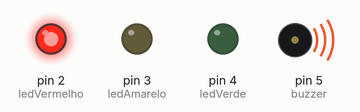
A sketch run on a simulated Arduino Uno, built with avr-gcc and run on an emulated ATmega328P. Shown: output pins drawn as LEDs (lit = HIGH), buzzer (waves = sounding).

Above: at 5.0 s.
At 10.2 s:
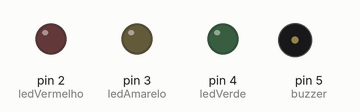
At 15.5 s:
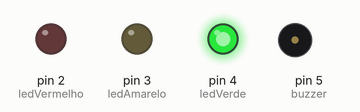
At 22.5 s:
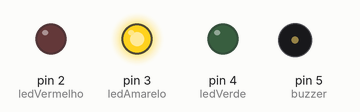
Timing chart, 0 to 31.9 s (numbered marks = the images above):
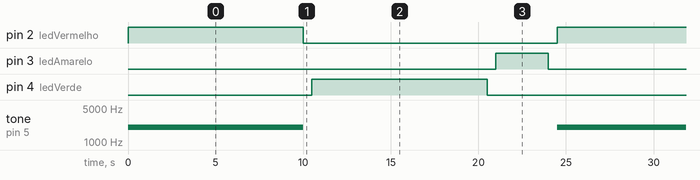

The sketch:

codigo.ino
```cpp
// C++ code
//
const int ledVermelho = 2;
const int ledAmarelo = 3;
const int ledVerde = 4;

const int buzzer = 5;

void setup()
{
  pinMode(ledVermelho, OUTPUT);
  pinMode(ledAmarelo, OUTPUT);
  pinMode(ledVerde, OUTPUT);
  pinMode(buzzer, OUTPUT);

}

void loop()
{
  digitalWrite(ledVermelho, HIGH);
  tone(buzzer,2000);
  delay(10000);
  digitalWrite(ledVermelho, LOW);
  noTone(buzzer);
  delay(500);

  digitalWrite(ledVerde, HIGH);
  delay(10000);
  digitalWrite(ledVerde, LOW);
  delay(500);

  digitalWrite(ledAmarelo, HIGH);
  delay(3000);
  digitalWrite(ledAmarelo, LOW);
  delay(500);
}
```

Measured:
- by itself, pin 2 (ledVermelho), pin 4 (ledVerde): alternates HIGH for 10.0 s and LOW for 14.5 s
- by itself, pin 3 (ledAmarelo): alternates HIGH for 3.0 s and LOW for 21.5 s
- by itself, tone on pin 5 (buzzer): alternates 2000 Hz for 10.0 s and silent for 14.5 s
